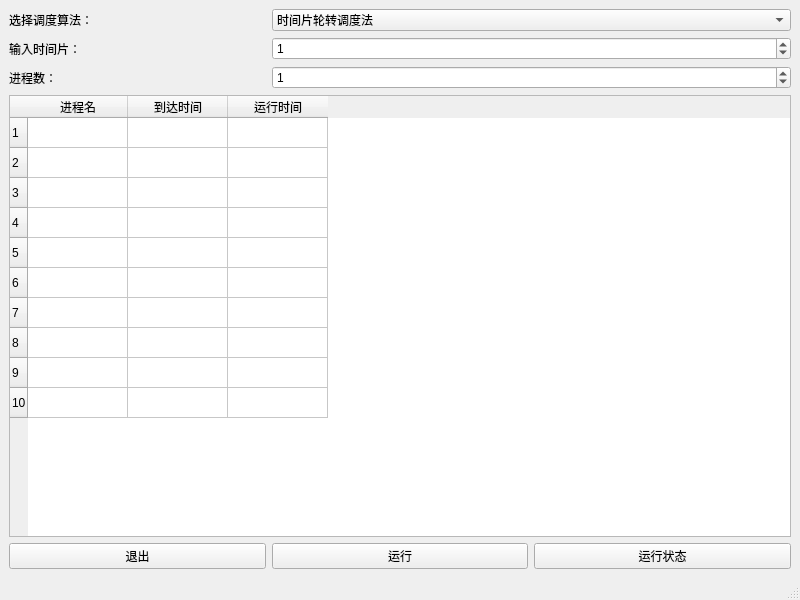
<?xml version="1.0" encoding="UTF-8"?>
<ui version="4.0">
 <class>first</class>
 <widget class="QMainWindow" name="first">
  <property name="geometry">
   <rect>
    <x>0</x>
    <y>0</y>
    <width>800</width>
    <height>600</height>
   </rect>
  </property>
  <property name="windowTitle">
   <string>first</string>
  </property>
  <widget class="QWidget" name="centralwidget">
   <layout class="QGridLayout" name="gridLayout">
    <item row="0" column="1" colspan="2">
     <widget class="QComboBox" name="dispath">
      <item>
       <property name="text">
        <string>时间片轮转调度法</string>
       </property>
      </item>
      <item>
       <property name="text">
        <string>短进程优先调度法</string>
       </property>
      </item>
     </widget>
    </item>
    <item row="4" column="1">
     <widget class="QPushButton" name="submit">
      <property name="text">
       <string>运行</string>
      </property>
     </widget>
    </item>
    <item row="1" column="1" colspan="2">
     <widget class="QSpinBox" name="time_slice">
      <property name="value">
       <number>1</number>
      </property>
     </widget>
    </item>
    <item row="1" column="0">
     <widget class="QLabel" name="label">
      <property name="text">
       <string>输入时间片：</string>
      </property>
     </widget>
    </item>
    <item row="2" column="0">
     <widget class="QLabel" name="label_2">
      <property name="text">
       <string>进程数：</string>
      </property>
     </widget>
    </item>
    <item row="4" column="0">
     <widget class="QPushButton" name="exit">
      <property name="text">
       <string>退出</string>
      </property>
     </widget>
    </item>
    <item row="0" column="0">
     <widget class="QLabel" name="label1">
      <property name="text">
       <string>选择调度算法：</string>
      </property>
     </widget>
    </item>
    <item row="4" column="2">
     <widget class="QPushButton" name="condition">
      <property name="text">
       <string>运行状态</string>
      </property>
     </widget>
    </item>
    <item row="2" column="1" colspan="2">
     <widget class="QSpinBox" name="number_of_progoam">
      <property name="maximum">
       <number>50</number>
      </property>
      <property name="value">
       <number>1</number>
      </property>
     </widget>
    </item>
    <item row="3" column="0" colspan="3">
     <widget class="QTableWidget" name="input">
      <row>
       <property name="text">
        <string>1</string>
       </property>
      </row>
      <row>
       <property name="text">
        <string>2</string>
       </property>
      </row>
      <row>
       <property name="text">
        <string>3</string>
       </property>
      </row>
      <row>
       <property name="text">
        <string>4</string>
       </property>
      </row>
      <row>
       <property name="text">
        <string>5</string>
       </property>
      </row>
      <row>
       <property name="text">
        <string>6</string>
       </property>
      </row>
      <row>
       <property name="text">
        <string>7</string>
       </property>
      </row>
      <row>
       <property name="text">
        <string>8</string>
       </property>
      </row>
      <row>
       <property name="text">
        <string>9</string>
       </property>
      </row>
      <row>
       <property name="text">
        <string>10</string>
       </property>
      </row>
      <column>
       <property name="text">
        <string>进程名</string>
       </property>
      </column>
      <column>
       <property name="text">
        <string>到达时间</string>
       </property>
      </column>
      <column>
       <property name="text">
        <string>运行时间</string>
       </property>
      </column>
      <item row="0" column="0">
       <property name="text">
        <string/>
       </property>
      </item>
     </widget>
    </item>
   </layout>
  </widget>
  <widget class="QMenuBar" name="menubar">
   <property name="geometry">
    <rect>
     <x>0</x>
     <y>0</y>
     <width>800</width>
     <height>21</height>
    </rect>
   </property>
  </widget>
  <widget class="QStatusBar" name="statusbar"/>
 </widget>
 <resources/>
 <connections/>
</ui>
